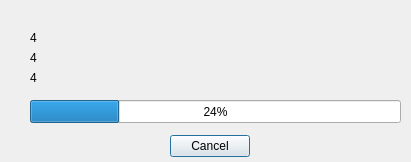
<?xml version="1.0" encoding="UTF-8"?>
<ui version="4.0">
 <class>ProgressDialog</class>
 <widget class="QDialog" name="ProgressDialog">
  <property name="geometry">
   <rect>
    <x>0</x>
    <y>0</y>
    <width>411</width>
    <height>162</height>
   </rect>
  </property>
  <property name="minimumSize">
   <size>
    <width>411</width>
    <height>162</height>
   </size>
  </property>
  <property name="maximumSize">
   <size>
    <width>411</width>
    <height>162</height>
   </size>
  </property>
  <property name="windowTitle">
   <string>Copying Files ...</string>
  </property>
  <property name="modal">
   <bool>true</bool>
  </property>
  <widget class="QDialogButtonBox" name="buttonBox">
   <property name="geometry">
    <rect>
     <x>170</x>
     <y>130</y>
     <width>81</width>
     <height>32</height>
    </rect>
   </property>
   <property name="layoutDirection">
    <enum>Qt::RightToLeft</enum>
   </property>
   <property name="orientation">
    <enum>Qt::Horizontal</enum>
   </property>
   <property name="standardButtons">
    <set>QDialogButtonBox::Cancel</set>
   </property>
  </widget>
  <widget class="QProgressBar" name="progressBar">
   <property name="geometry">
    <rect>
     <x>30</x>
     <y>100</y>
     <width>371</width>
     <height>23</height>
    </rect>
   </property>
   <property name="value">
    <number>24</number>
   </property>
  </widget>
  <widget class="QLabel" name="FileLabel">
   <property name="geometry">
    <rect>
     <x>30</x>
     <y>30</y>
     <width>321</width>
     <height>16</height>
    </rect>
   </property>
   <property name="text">
    <string>4</string>
   </property>
  </widget>
  <widget class="QLabel" name="ToLabel">
   <property name="geometry">
    <rect>
     <x>30</x>
     <y>50</y>
     <width>321</width>
     <height>16</height>
    </rect>
   </property>
   <property name="text">
    <string>4</string>
   </property>
  </widget>
  <widget class="QLabel" name="Fromlabel">
   <property name="geometry">
    <rect>
     <x>30</x>
     <y>70</y>
     <width>321</width>
     <height>16</height>
    </rect>
   </property>
   <property name="text">
    <string>4</string>
   </property>
  </widget>
 </widget>
 <resources/>
 <connections/>
</ui>
